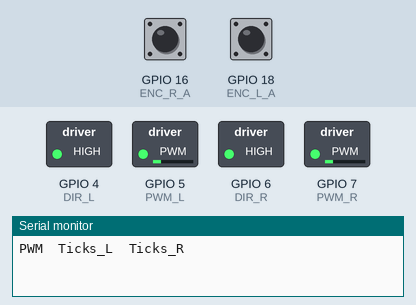
This sketch was run on a simulated ESP32-S3. On the bench: switched loads named in the sketch (green lamp = pin HIGH), the last lines printed to the serial monitor. Inputs (shaded band) come from the test bench; at power-on: GPIO 16 (ENC_R_A) HIGH, GPIO 18 (ENC_L_A) HIGH.

Above: at 0.05 s.
At 4.0 s:
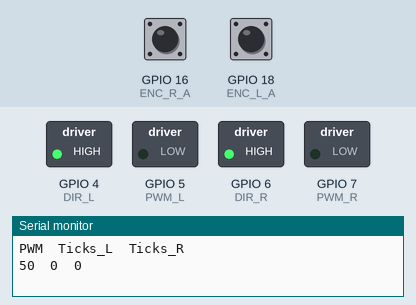
Timing chart, 0 to 5.2 s (numbered marks = the images above):
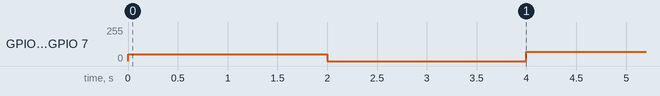

The sketch:

check_encoder_ticks.ino
```cpp
/*
 * ================================================================
 *  MOTOR CHARACTERIZATION (2 MOTOR - AMR)
 * ================================================================
 *
 *  PURPOSE:
 *  - Find relation between PWM and actual motor response
 *  - Detect mismatch between left and right motor
 *
 *  OUTPUT:
 *  - Serial Monitor: PWM vs Encoder Ticks
 *
 *  HOW TO USE:
 *  - Upload code
 *  - Open Serial Monitor (115200)
 *  - Note difference between left and right ticks
 *
 * ================================================================
 */

// ================== PIN CONFIG ==================
#define ENC_L_A 18
#define ENC_L_B 17
#define ENC_R_A 16
#define ENC_R_B 15

#define PWM_L 5
#define DIR_L 4
#define PWM_R 7
#define DIR_R 6

// ================== PWM CONFIG ==================
#define PWM_FREQ 20000     // 20kHz (silent + efficient)
#define PWM_RES  8         // 8-bit (0–255)

// ================== ENCODER VARIABLES ==================
volatile long ticksL = 0;   // Left motor encoder count
volatile long ticksR = 0;   // Right motor encoder count

// ================== ENCODER ISR ==================
void IRAM_ATTR encL_ISR() {
  // Quadrature decoding
  if (digitalRead(ENC_L_A) == digitalRead(ENC_L_B)) ticksL++;
  else ticksL--;
}

void IRAM_ATTR encR_ISR() {
  if (digitalRead(ENC_R_A) == digitalRead(ENC_R_B)) ticksR++;
  else ticksR--;
}

// ================== SETUP ==================
void setup() {
  Serial.begin(115200);

  // Encoder pins
  pinMode(ENC_L_A, INPUT_PULLUP);
  pinMode(ENC_L_B, INPUT_PULLUP);
  pinMode(ENC_R_A, INPUT_PULLUP);
  pinMode(ENC_R_B, INPUT_PULLUP);

  // Attach interrupts
  attachInterrupt(digitalPinToInterrupt(ENC_L_A), encL_ISR, CHANGE);
  attachInterrupt(digitalPinToInterrupt(ENC_R_A), encR_ISR, CHANGE);

  // Motor pins
  pinMode(DIR_L, OUTPUT);
  pinMode(DIR_R, OUTPUT);

  // Attach PWM (ESP32 Core 3.x style)
  ledcAttach(PWM_L, PWM_FREQ, PWM_RES);
  ledcAttach(PWM_R, PWM_FREQ, PWM_RES);

  // Set forward direction
  digitalWrite(DIR_L, HIGH);
  digitalWrite(DIR_R, HIGH);

  Serial.println("PWM\tTicks_L\tTicks_R");
}

// ================== LOOP ==================
void loop() {

  /*
   * Sweep PWM from low to high
   * This helps identify:
   *  - Dead zone (minimum PWM to move motor)
   *  - Non-linearity
   *  - Motor mismatch
   */

  for (int pwm = 50; pwm <= 255; pwm += 20) {

    ticksL = 0;
    ticksR = 0;

    // Apply same PWM to both motors
    ledcWrite(PWM_L, pwm);
    ledcWrite(PWM_R, pwm);

    delay(2000);   // Run motor for fixed time

    // Stop motors
    ledcWrite(PWM_L, 0);
    ledcWrite(PWM_R, 0);

    // Print results
    Serial.print(pwm);
    Serial.print("\t");
    Serial.print(ticksL);
    Serial.print("\t");
    Serial.println(ticksR);

    delay(2000);   // Pause before next step
  }

  // Stop execution after one sweep
  while (1);
}
```
